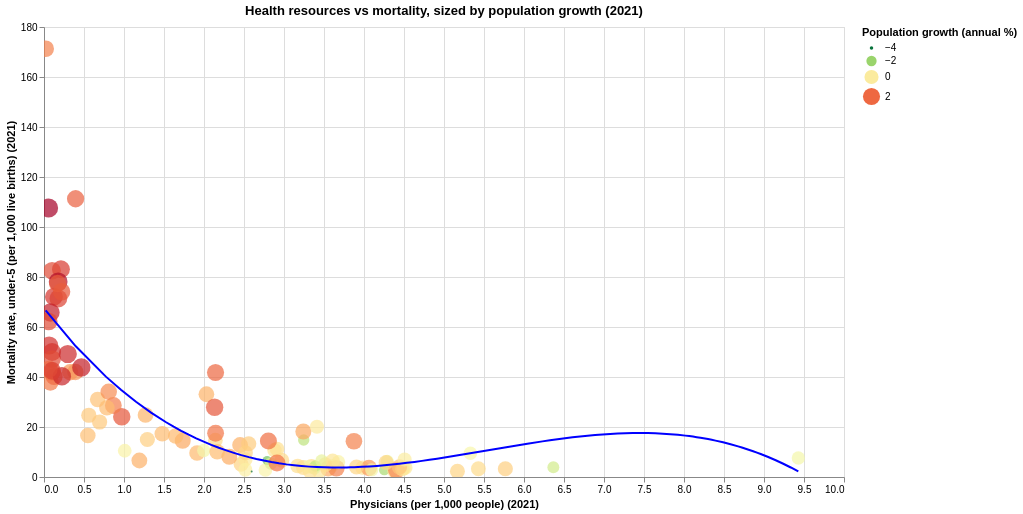

The code cell stored with this chart in its notebook:
### Code cell
import altair as alt

# select year choice for the data 
year = "2021"
health_choice = "Physicians (per 1,000 people)"
mortality = "Mortality rate, under-5 (per 1,000 live births)"
pop = "Population growth (annual %)"

needed = long.loc[
    long["Series Name"].isin([health_choice, mortality, pop]),
    ["Country Name", "Series Name", year]
].copy()

needed[year] = pd.to_numeric(needed[year], errors="coerce")
wide = needed.pivot_table(
    index="Country Name",
    columns="Series Name",
    values=year,
    aggfunc="first"
).reset_index()

# keep only complete case
wide = wide.dropna(subset=[health_choice, mortality, pop])

# create the altair plot
chart1 = alt.Chart(wide).mark_circle(opacity=0.7).encode(
    x=alt.X(health_choice, title=f"{health_choice} ({year})"),
    y=alt.Y(mortality, title=f"{mortality} ({year})"),
    size=alt.Size(
        pop,
        title=f"{pop}",
        scale=alt.Scale(zero=False)
    ),
    color=alt.Color(
        pop,
        title=f"{pop}",
        scale=alt.Scale(scheme="redyellowgreen", reverse=True)
    ),
    tooltip=[
        alt.Tooltip("Country Name", title="Country"),
        alt.Tooltip(health_choice, format=".3f"),
        alt.Tooltip(mortality, format=".3f"),
        alt.Tooltip(pop, format=".2f")
    ]
)

line = alt.Chart(wide).transform_regression(
    health_choice, mortality, method="poly"
).mark_line(color="blue", size=2).encode(
    x=health_choice,
    y=mortality
)
chart = (chart1 + line).properties(
    width=800,
    height=450,
    title=f"Health resources vs mortality, sized by population growth ({year})"
).interactive()

chart.save("alt_scatterplot.html")
chart

### Figure 1 — Vega-Lite specification as saved in the notebook (floating-point values rounded to 4 significant figures)
{"config": {"view": {"continuousWidth": 300, "continuousHeight": 300}}, "layer": [{"mark": {"type": "circle", "opacity": 0.7}, "encoding": {"color": {"field": "Population growth (annual %)", "scale": {"reverse": true, "scheme": "redyellowgreen"}, "title": "Population growth (annual %)", "type": "quantitative"}, "size": {"field": "Population growth (annual %)", "scale": {"zero": false}, "title": "Population growth (annual %)", "type": "quantitative"}, "tooltip": [{"field": "Country Name", "title": "Country", "type": "nominal"}, {"field": "Physicians (per 1,000 people)", "format": ".3f", "type": "quantitative"}, {"field": "Mortality rate, under-5 (per 1,000 live births)", "format": ".3f", "type": "quantitative"}, {"field": "Population growth (annual %)", "format": ".2f", "type": "quantitative"}], "x": {"field": "Physicians (per 1,000 people)", "title": "Physicians (per 1,000 people) (2021)", "type": "quantitative"}, "y": {"field": "Mortality rate, under-5 (per 1,000 live births)", "title": "Mortality rate, under-5 (per 1,000 live births) (2021)", "type": "quantitative"}}, "name": "view_04d4c41d554a9eae_0"}, {"mark": {"type": "line", "color": "blue", "size": 2}, "encoding": {"x": {"field": "Physicians (per 1,000 people)", "type": "quantitative"}, "y": {"field": "Mortality rate, under-5 (per 1,000 live births)", "type": "quantitative"}}, "transform": [{"on": "Physicians (per 1,000 people)", "regression": "Mortality rate, under-5 (per 1,000 live births)", "method": "poly"}]}], "data": {"name": "data-d113f0a66782bf88d12b6ba52f174f78"}, "height": 450, "params": [{"name": "param_1e9efca18e7a2868", "select": {"type": "interval", "encodings": ["x", "y"]}, "bind": "scales", "views": ["view_04d4c41d554a9eae_0"]}], "title": "Health resources vs mortality, sized by population growth (2021)", "width": 800, "$schema": "https://vega.github.io/schema/vega-lite/v6.1.0.json", "datasets": {"data-d113f0a66782bf88d12b6ba52f174f78": [{"Country Name": "Australia", "Mortality rate, under-5 (per 1,000 live births)": 3.7, "Physicians (per 1,000 people)": 3.981, "Population growth (annual %)": 0.1409}, {"Country Name": "Austria", "Mortality rate, under-5 (per 1,000 live births)": 3.3, "Physicians (per 1,000 people)": 5.43, "Population growth (annual %)": 0.4357}, {"Country Name": "Bangladesh", "Mortality rate, under-5 (per 1,000 live births)": 31.0, "Physicians (per 1,000 people)": 0.67, "Population growth (annual %)": 0.815}, {"Country Name": "Barbados", "Mortality rate, under-5 (per 1,000 live births)": 10.7, "Physicians (per 1,000 people)": 2.881, "Population growth (annual %)": 0.1593}, {"Country Name": "Belgium", "Mortality rate, under-5 (per 1,000 live births)": 3.8, "Physicians (per 1,000 people)": 3.241, "Population growth (annual %)": 0.4116}, {"Country Name": "Benin", "Mortality rate, under-5 (per 1,000 live births)": 83.1, "Physicians (per 1,000 people)": 0.212, "Population growth (annual %)": 2.592}, {"Country Name": "Bhutan", "Mortality rate, under-5 (per 1,000 live births)": 24.7, "Physicians (per 1,000 people)": 0.56, "Population growth (annual %)": 0.7035}, {"Country Name": "Bolivia", "Mortality rate, under-5 (per 1,000 live births)": 24.8, "Physicians (per 1,000 people)": 1.269, "Population growth (annual %)": 1.019}, {"Country Name": "Botswana", "Mortality rate, under-5 (per 1,000 live births)": 42.0, "Physicians (per 1,000 people)": 0.392, "Population growth (annual %)": 1.491}, {"Country Name": "Brazil", "Mortality rate, under-5 (per 1,000 live births)": 14.7, "Physicians (per 1,000 people)": 2.142, "Population growth (annual %)": 0.4254}, {"Country Name": "Brunei Darussalam", "Mortality rate, under-5 (per 1,000 live births)": 9.6, "Physicians (per 1,000 people)": 1.913, "Population growth (annual %)": 0.9603}, {"Country Name": "Bulgaria", "Mortality rate, under-5 (per 1,000 live births)": 6.3, "Physicians (per 1,000 people)": 4.29, "Population growth (annual %)": -0.6647}, {"Country Name": "Burkina Faso", "Mortality rate, under-5 (per 1,000 live births)": 82.5, "Physicians (per 1,000 people)": 0.101, "Population growth (annual %)": 2.376}, {"Country Name": "Burundi", "Mortality rate, under-5 (per 1,000 live births)": 52.6, "Physicians (per 1,000 people)": 0.065, "Population growth (annual %)": 2.724}, {"Country Name": "Cameroon", "Mortality rate, under-5 (per 1,000 live births)": 72.1, "Physicians (per 1,000 people)": 0.124, "Population growth (annual %)": 2.655}, {"Country Name": "Canada", "Mortality rate, under-5 (per 1,000 live births)": 5.1, "Physicians (per 1,000 people)": 2.464, "Population growth (annual %)": 0.5539}, {"Country Name": "Central African Republic", "Mortality rate, under-5 (per 1,000 live births)": 171.3, "Physicians (per 1,000 people)": 0.021, "Population growth (annual %)": 1.686}, {"Country Name": "Chad", "Mortality rate, under-5 (per 1,000 live births)": 107.6, "Physicians (per 1,000 people)": 0.058, "Population growth (annual %)": 3.444}, {"Country Name": "Chile", "Mortality rate, under-5 (per 1,000 live births)": 6.7, "Physicians (per 1,000 people)": 2.973, "Population growth (annual %)": 0.4415}, {"Country Name": "China", "Mortality rate, under-5 (per 1,000 live births)": 7.0, "Physicians (per 1,000 people)": 2.518, "Population growth (annual %)": 0.08925}, {"Country Name": "Colombia", "Mortality rate, under-5 (per 1,000 live births)": 12.8, "Physicians (per 1,000 people)": 2.451, "Population growth (annual %)": 1.096}, {"Country Name": "Congo, Dem. Rep.", "Mortality rate, under-5 (per 1,000 live births)": 78.1, "Physicians (per 1,000 people)": 0.177, "Population growth (annual %)": 3.238}, {"Country Name": "Costa Rica", "Mortality rate, under-5 (per 1,000 live births)": 9.7, "Physicians (per 1,000 people)": 2.518, "Population growth (annual %)": 0.5086}, {"Country Name": "Cote d'Ivoire", "Mortality rate, under-5 (per 1,000 live births)": 71.4, "Physicians (per 1,000 people)": 0.18, "Population growth (annual %)": 2.474}, {"Country Name": "Croatia", "Mortality rate, under-5 (per 1,000 live births)": 4.6, "Physicians (per 1,000 people)": 3.61, "Population growth (annual %)": -0.904}, {"Country Name": "Cuba", "Mortality rate, under-5 (per 1,000 live births)": 7.6, "Physicians (per 1,000 people)": 9.429, "Population growth (annual %)": -0.486}, {"Country Name": "Cyprus", "Mortality rate, under-5 (per 1,000 live births)": 3.4, "Physicians (per 1,000 people)": 3.552, "Population growth (annual %)": 1.15}, {"Country Name": "Czechia", "Mortality rate, under-5 (per 1,000 live births)": 2.8, "Physicians (per 1,000 people)": 4.254, "Population growth (annual %)": -1.812}, {"Country Name": "Dominican Republic", "Mortality rate, under-5 (per 1,000 live births)": 33.1, "Physicians (per 1,000 people)": 2.03, "Population growth (annual %)": 1.041}, {"Country Name": "El Salvador", "Mortality rate, under-5 (per 1,000 live births)": 11.2, "Physicians (per 1,000 people)": 2.913, "Population growth (annual %)": 0.338}, {"Country Name": "Eritrea", "Mortality rate, under-5 (per 1,000 live births)": 37.9, "Physicians (per 1,000 people)": 0.079, "Population growth (annual %)": 1.774}, {"Country Name": "Estonia", "Mortality rate, under-5 (per 1,000 live births)": 2.3, "Physicians (per 1,000 people)": 3.438, "Population growth (annual %)": 0.106}, {"Country Name": "Ethiopia", "Mortality rate, under-5 (per 1,000 live births)": 50.0, "Physicians (per 1,000 people)": 0.101, "Population growth (annual %)": 2.672}, {"Country Name": "Finland", "Mortality rate, under-5 (per 1,000 live births)": 2.3, "Physicians (per 1,000 people)": 4.381, "Population growth (annual %)": 0.2073}, {"Country Name": "France", "Mortality rate, under-5 (per 1,000 live births)": 4.3, "Physicians (per 1,000 people)": 3.343, "Population growth (annual %)": 0.3569}, {"Country Name": "Gambia, The", "Mortality rate, under-5 (per 1,000 live births)": 47.2, "Physicians (per 1,000 people)": 0.102, "Population growth (annual %)": 2.368}, {"Country Name": "Georgia", "Mortality rate, under-5 (per 1,000 live births)": 9.5, "Physicians (per 1,000 people)": 5.33, "Population growth (annual %)": -0.3796}, {"Country Name": "Germany", "Mortality rate, under-5 (per 1,000 live births)": 3.7, "Physicians (per 1,000 people)": 4.518, "Population growth (annual %)": 0.04233}, {"Country Name": "Ghana", "Mortality rate, under-5 (per 1,000 live births)": 40.2, "Physicians (per 1,000 people)": 0.127, "Population growth (annual %)": 1.959}, {"Country Name": "Greece", "Mortality rate, under-5 (per 1,000 live births)": 3.9, "Physicians (per 1,000 people)": 6.367, "Population growth (annual %)": -1.217}, {"Country Name": "Guinea-Bissau", "Mortality rate, under-5 (per 1,000 live births)": 74.1, "Physicians (per 1,000 people)": 0.22, "Population growth (annual %)": 2.239}, {"Country Name": "Hungary", "Mortality rate, under-5 (per 1,000 live births)": 4.0, "Physicians (per 1,000 people)": 3.298, "Population growth (annual %)": -0.4092}, {"Country Name": "Iceland", "Mortality rate, under-5 (per 1,000 live births)": 2.7, "Physicians (per 1,000 people)": 4.405, "Population growth (annual %)": 1.639}, {"Country Name": "Indonesia", "Mortality rate, under-5 (per 1,000 live births)": 22.0, "Physicians (per 1,000 people)": 0.695, "Population growth (annual %)": 0.7046}, {"Country Name": "Iraq", "Mortality rate, under-5 (per 1,000 live births)": 24.1, "Physicians (per 1,000 people)": 0.972, "Population growth (annual %)": 2.241}, {"Country Name": "Ireland", "Mortality rate, under-5 (per 1,000 live births)": 3.6, "Physicians (per 1,000 people)": 4.062, "Population growth (annual %)": 1.396}, {"Country Name": "Israel", "Mortality rate, under-5 (per 1,000 live births)": 3.5, "Physicians (per 1,000 people)": 3.654, "Population growth (annual %)": 1.682}, {"Country Name": "Italy", "Mortality rate, under-5 (per 1,000 live births)": 2.9, "Physicians (per 1,000 people)": 4.097, "Population growth (annual %)": -0.5156}, {"Country Name": "Kenya", "Mortality rate, under-5 (per 1,000 live births)": 41.9, "Physicians (per 1,000 people)": 0.098, "Population growth (annual %)": 1.9}, {"Country Name": "Korea, Rep.", "Mortality rate, under-5 (per 1,000 live births)": 2.9, "Physicians (per 1,000 people)": 2.517, "Population growth (annual %)": -0.1288}, {"Country Name": "Kyrgyz Republic", "Mortality rate, under-5 (per 1,000 live births)": 17.5, "Physicians (per 1,000 people)": 2.145, "Population growth (annual %)": 1.836}, {"Country Name": "Lao PDR", "Mortality rate, under-5 (per 1,000 live births)": 41.9, "Physicians (per 1,000 people)": 0.327, "Population growth (annual %)": 1.441}, {"Country Name": "Latvia", "Mortality rate, under-5 (per 1,000 live births)": 3.5, "Physicians (per 1,000 people)": 3.377, "Population growth (annual %)": -0.8433}, {"Country Name": "Liberia", "Mortality rate, under-5 (per 1,000 live births)": 77.4, "Physicians (per 1,000 people)": 0.171, "Population growth (annual %)": 2.111}, {"Country Name": "Lithuania", "Mortality rate, under-5 (per 1,000 live births)": 3.6, "Physicians (per 1,000 people)": 4.497, "Population growth (annual %)": -0.0708}, {"Country Name": "Malaysia", "Mortality rate, under-5 (per 1,000 live births)": 8.1, "Physicians (per 1,000 people)": 2.316, "Population growth (annual %)": 1.153}, {"Country Name": "Malta", "Mortality rate, under-5 (per 1,000 live births)": 5.8, "Physicians (per 1,000 people)": 4.276, "Population growth (annual %)": 0.5147}, {"Country Name": "Mauritania", "Mortality rate, under-5 (per 1,000 live births)": 40.3, "Physicians (per 1,000 people)": 0.224, "Population growth (annual %)": 2.887}, {"Country Name": "Mexico", "Mortality rate, under-5 (per 1,000 live births)": 13.3, "Physicians (per 1,000 people)": 2.559, "Population growth (annual %)": 0.6674}, {"Country Name": "Moldova", "Mortality rate, under-5 (per 1,000 live births)": 14.8, "Physicians (per 1,000 people)": 3.246, "Population growth (annual %)": -1.503}, {"Country Name": "Mongolia", "Mortality rate, under-5 (per 1,000 live births)": 14.3, "Physicians (per 1,000 people)": 3.874, "Population growth (annual %)": 1.685}, {"Country Name": "Montenegro", "Mortality rate, under-5 (per 1,000 live births)": 2.8, "Physicians (per 1,000 people)": 2.768, "Population growth (annual %)": -0.2456}, {"Country Name": "Mozambique", "Mortality rate, under-5 (per 1,000 live births)": 65.8, "Physicians (per 1,000 people)": 0.081, "Population growth (annual %)": 2.958}, {"Country Name": "Namibia", "Mortality rate, under-5 (per 1,000 live births)": 43.8, "Physicians (per 1,000 people)": 0.467, "Population growth (annual %)": 2.953}, {"Country Name": "Nepal", "Mortality rate, under-5 (per 1,000 live births)": 28.6, "Physicians (per 1,000 people)": 0.867, "Population growth (annual %)": 1.74}, {"Country Name": "Netherlands", "Mortality rate, under-5 (per 1,000 live births)": 4.0, "Physicians (per 1,000 people)": 3.906, "Population growth (annual %)": 0.5235}, {"Country Name": "New Zealand", "Mortality rate, under-5 (per 1,000 live births)": 4.9, "Physicians (per 1,000 people)": 3.516, "Population growth (annual %)": 0.4137}, {"Country Name": "Nigeria", "Mortality rate, under-5 (per 1,000 live births)": 111.3, "Physicians (per 1,000 people)": 0.395, "Population growth (annual %)": 2.096}, {"Country Name": "Norway", "Mortality rate, under-5 (per 1,000 live births)": 2.3, "Physicians (per 1,000 people)": 5.168, "Population growth (annual %)": 0.5348}, {"Country Name": "Oman", "Mortality rate, under-5 (per 1,000 live births)": 10.6, "Physicians (per 1,000 people)": 1.997, "Population growth (annual %)": -0.4893}, {"Country Name": "Panama", "Mortality rate, under-5 (per 1,000 live births)": 14.5, "Physicians (per 1,000 people)": 1.734, "Population growth (annual %)": 1.207}, {"Country Name": "Papua New Guinea", "Mortality rate, under-5 (per 1,000 live births)": 43.1, "Physicians (per 1,000 people)": 0.063, "Population growth (annual %)": 1.989}, {"Country Name": "Paraguay", "Mortality rate, under-5 (per 1,000 live births)": 18.2, "Physicians (per 1,000 people)": 3.242, "Population growth (annual %)": 1.211}, {"Country Name": "Peru", "Mortality rate, under-5 (per 1,000 live births)": 16.4, "Physicians (per 1,000 people)": 1.646, "Population growth (annual %)": 0.9616}, {"Country Name": "Philippines", "Mortality rate, under-5 (per 1,000 live births)": 27.7, "Physicians (per 1,000 people)": 0.786, "Population growth (annual %)": 0.9057}, {"Country Name": "Poland", "Mortality rate, under-5 (per 1,000 live births)": 4.4, "Physicians (per 1,000 people)": 3.391, "Population growth (annual %)": -1.434}, {"Country Name": "Portugal", "Mortality rate, under-5 (per 1,000 live births)": 3.3, "Physicians (per 1,000 people)": 5.767, "Population growth (annual %)": 0.6269}, {"Country Name": "Romania", "Mortality rate, under-5 (per 1,000 live births)": 6.5, "Physicians (per 1,000 people)": 3.471, "Population growth (annual %)": -0.746}, {"Country Name": "Samoa", "Mortality rate, under-5 (per 1,000 live births)": 16.6, "Physicians (per 1,000 people)": 0.548, "Population growth (annual %)": 0.8621}, {"Country Name": "Saudi Arabia", "Mortality rate, under-5 (per 1,000 live births)": 6.6, "Physicians (per 1,000 people)": 2.789, "Population growth (annual %)": -2.465}, {"Country Name": "Senegal", "Mortality rate, under-5 (per 1,000 live births)": 42.5, "Physicians (per 1,000 people)": 0.101, "Population growth (annual %)": 2.538}, {"Country Name": "Serbia", "Mortality rate, under-5 (per 1,000 live births)": 5.4, "Physicians (per 1,000 people)": 2.837, "Population growth (annual %)": -0.9437}, {"Country Name": "Singapore", "Mortality rate, under-5 (per 1,000 live births)": 2.2, "Physicians (per 1,000 people)": 2.596, "Population growth (annual %)": -4.17}, {"Country Name": "Slovak Republic", "Mortality rate, under-5 (per 1,000 live births)": 6.0, "Physicians (per 1,000 people)": 3.68, "Population growth (annual %)": -0.2124}, {"Country Name": "Slovenia", "Mortality rate, under-5 (per 1,000 live births)": 2.3, "Physicians (per 1,000 people)": 3.326, "Population growth (annual %)": 0.2689}, {"Country Name": "South Africa", "Mortality rate, under-5 (per 1,000 live births)": 34.1, "Physicians (per 1,000 people)": 0.809, "Population growth (annual %)": 1.541}, {"Country Name": "Spain", "Mortality rate, under-5 (per 1,000 live births)": 3.1, "Physicians (per 1,000 people)": 4.48, "Population growth (annual %)": 0.178}, {"Country Name": "Sri Lanka", "Mortality rate, under-5 (per 1,000 live births)": 6.6, "Physicians (per 1,000 people)": 1.192, "Population growth (annual %)": 1.075}, {"Country Name": "Suriname", "Mortality rate, under-5 (per 1,000 live births)": 17.3, "Physicians (per 1,000 people)": 1.478, "Population growth (annual %)": 0.907}, {"Country Name": "Switzerland", "Mortality rate, under-5 (per 1,000 live births)": 4.0, "Physicians (per 1,000 people)": 4.443, "Population growth (annual %)": 0.7655}, {"Country Name": "Tajikistan", "Mortality rate, under-5 (per 1,000 live births)": 27.9, "Physicians (per 1,000 people)": 2.133, "Population growth (annual %)": 2.207}, {"Country Name": "Togo", "Mortality rate, under-5 (per 1,000 live births)": 62.2, "Physicians (per 1,000 people)": 0.059, "Population growth (annual %)": 2.378}, {"Country Name": "Tonga", "Mortality rate, under-5 (per 1,000 live births)": 10.5, "Physicians (per 1,000 people)": 1.009, "Population growth (annual %)": -0.2027}, {"Country Name": "Trinidad and Tobago", "Mortality rate, under-5 (per 1,000 live births)": 20.1, "Physicians (per 1,000 people)": 3.412, "Population growth (annual %)": 0.06093}, {"Country Name": "Tunisia", "Mortality rate, under-5 (per 1,000 live births)": 15.0, "Physicians (per 1,000 people)": 1.292, "Population growth (annual %)": 0.6208}, {"Country Name": "Turkiye", "Mortality rate, under-5 (per 1,000 live births)": 10.1, "Physicians (per 1,000 people)": 2.165, "Population growth (annual %)": 0.9104}, {"Country Name": "Turkmenistan", "Mortality rate, under-5 (per 1,000 live births)": 41.8, "Physicians (per 1,000 people)": 2.144, "Population growth (annual %)": 2.024}, {"Country Name": "United Arab Emirates", "Mortality rate, under-5 (per 1,000 live births)": 5.6, "Physicians (per 1,000 people)": 2.912, "Population growth (annual %)": 1.835}, {"Country Name": "United Kingdom", "Mortality rate, under-5 (per 1,000 live births)": 4.4, "Physicians (per 1,000 people)": 3.171, "Population growth (annual %)": 0.3589}, {"Country Name": "United States", "Mortality rate, under-5 (per 1,000 live births)": 6.5, "Physicians (per 1,000 people)": 3.608, "Population growth (annual %)": 0.1573}, {"Country Name": "Uruguay", "Mortality rate, under-5 (per 1,000 live births)": 7.0, "Physicians (per 1,000 people)": 4.508, "Population growth (annual %)": -0.0669}, {"Country Name": "Uzbekistan", "Mortality rate, under-5 (per 1,000 live births)": 14.4, "Physicians (per 1,000 people)": 2.805, "Population growth (annual %)": 1.938}, {"Country Name": "Zambia", "Mortality rate, under-5 (per 1,000 live births)": 49.2, "Physicians (per 1,000 people)": 0.297, "Population growth (annual %)": 2.815}]}}
